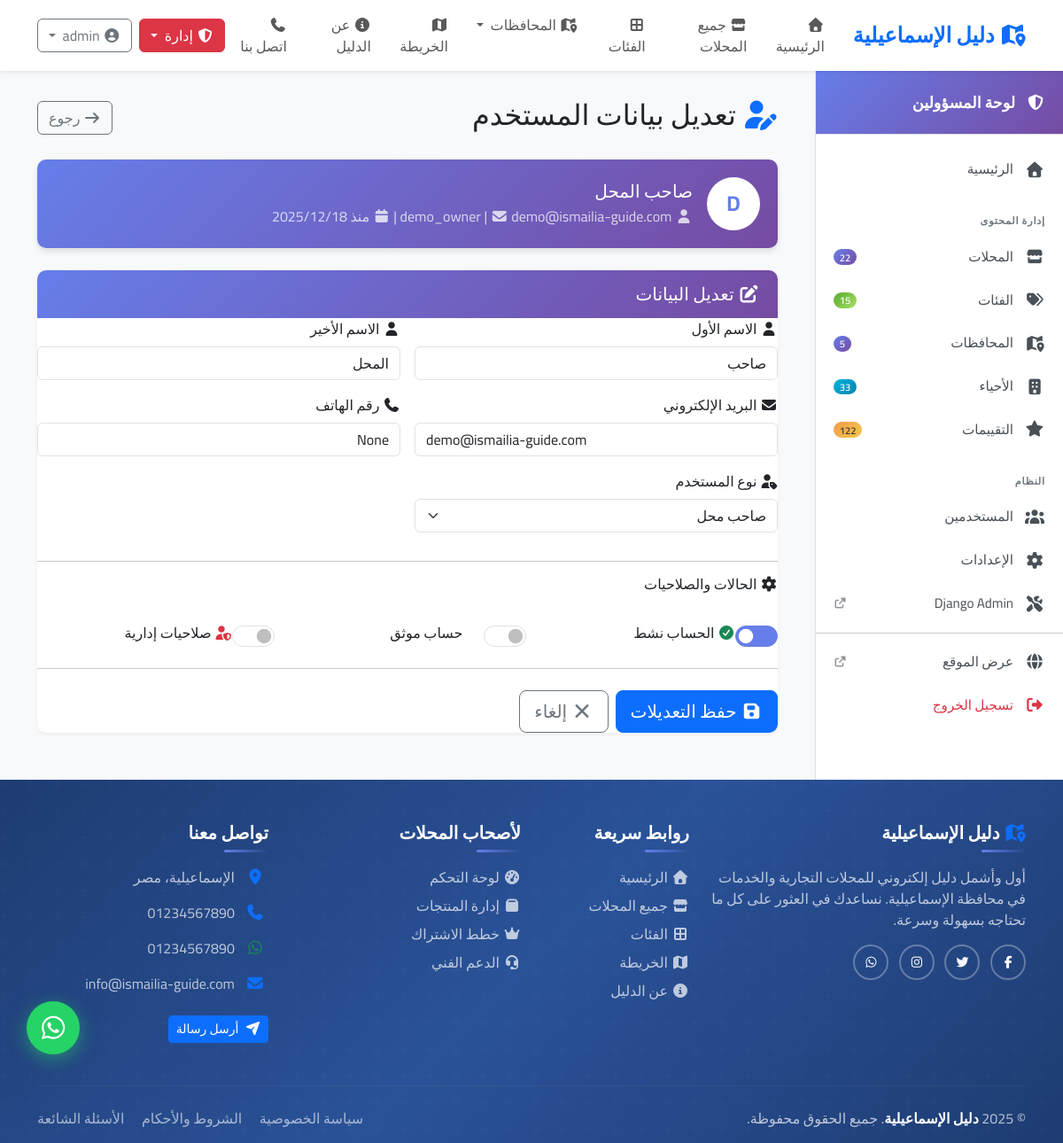
The app's page /accounts/admin/users/24/edit/ (signed in) with its own data.
### accounts/models.py (models this page shows, shortened)
class User(AbstractUser):
    USER_TYPE_CHOICES = (
        ('admin', 'مدير النظام'),
        ('vendor', 'صاحب محل'),
        ('customer', 'عميل'),
    )
    user_type = models.CharField(
        max_length=10,
        choices=USER_TYPE_CHOICES,
        default='customer',
        verbose_name='نوع المستخدم'
    )
    phone = models.CharField(
        max_length=15,
        blank=True,
        null=True,
        verbose_name='رقم الهاتف'
    )
    is_verified = models.BooleanField(
        default=False,
        verbose_name='تم التحقق'
    )
    class Meta:
        verbose_name = 'مستخدم'
        verbose_name_plural = 'المستخدمون'

### accounts/views/user_management.py (the view, shortened to what this page needs)
# urls.py: path('admin/users/<int:pk>/edit/', views.edit_user, name='edit_user'),
@login_required
@user_passes_test(lambda u: u.is_staff or u.is_superuser)
def edit_user(request, pk):
    user_obj = get_object_or_404(User, pk=pk)
    context = {
        'user_obj': user_obj,
    }
    return render(request, 'accounts/admin/edit_user.html', context)

### directory/context_processors.py (called while the page is built)
def seo_defaults(request):
    return {
        'seo': {
            'site_name': getattr(settings, 'SITE_NAME', 'دليل الإسماعيلية'),
            'title': 'دليل الإسماعيلية - دليل شامل للمحلات والخدمات',
            'description': 'دليل شامل للمحلات التجارية والخدمات في الإسماعيلية والمحافظات المجاورة',
            'keywords': 'الإسماعيلية، دليل، محلات، خدمات، مطاعم، صيدليات',
        'navbar_categories': Category.objects.filter(
            is_active=True
        ).order_by('order', 'name')[:8],
        'navbar_governorates': Governorate.objects.filter(
            is_active=True
        ).order_by('order', 'name'),
        'total_categories': Category.objects.filter(is_active=True).count(),
        'total_governorates': Governorate.objects.filter(is_active=True).count(),
        'total_districts': District.objects.filter(is_active=True).count(),
    }
        }

def navbar_context(request):
    navbar_governorates = Governorate.objects.filter(
        is_active=True
    ).annotate(
        business_count=Count(
            'district__business',
            filter=Q(
                district__business__is_active=True,
                district__business__is_verified=True
            ),
            distinct=True
        )
    ).order_by('order', 'name')[:6]
    pending_businesses_count = 0
    pending_reviews_count = 0  # ← صفر مؤقتاً
    if request.user.is_authenticated and (request.user.is_staff or request.user.is_superuser):
        pending_businesses_count = Business.objects.filter(is_verified=False).count()
    return {
        'navbar_governorates': navbar_governorates,
        'pending_businesses_count': pending_businesses_count,
        'pending_reviews_count': pending_reviews_count,
    }

### directory/converters.py (called while the page is built)
    def to_url(self, value):
        return str(value)

### templates/accounts/admin/edit_user.html (shortened to what this page needs)
{% extends 'base.html' %}
{% load static %}
{% block content %}
<div class="dashboard-wrapper">
    {% include 'includes/admin_sidebar.html' %}
    <main class="dashboard-main">
        <div class="container-fluid">
            <div class="d-flex justify-content-between align-items-center mb-4">
                <h2>
                    <i class="fas fa-user-edit text-primary"></i>
                    تعديل بيانات المستخدم
                </h2>
                <a href="{% url 'manage_users' %}" class="btn btn-outline-secondary">
                    <i class="fas fa-arrow-right"></i> رجوع
                </a>
            </div>
            <div class="user-info-card">
                <div class="d-flex align-items-center">
                    <div class="user-avatar-lg me-3">
                        {{ user_obj.username|slice:":1"|upper }}
                    </div>
                    <div>
                        <h5 class="mb-1">{{ user_obj.get_full_name|default:user_obj.username }}</h5>
                        <p class="mb-0 opacity-75">
                            <i class="fas fa-user"></i> {{ user_obj.username }} |
                            <i class="fas fa-envelope"></i> {{ user_obj.email|default:"لا يوجد" }} |
                            <i class="fas fa-calendar"></i> منذ {{ user_obj.date_joined|date:"Y/m/d" }}
                        </p>
                    </div>
                </div>
            </div>
            <div class="edit-form-card">
                <div class="card-header">
                    <h5 class="mb-0"><i class="fas fa-edit"></i> تعديل البيانات</h5>
                </div>
                <div class="card-body">
                    <form method="post">
                        <div class="row g-3">
                            <div class="col-md-6">
                                <label class="form-label">
                                    <i class="fas fa-user"></i> الاسم الأول
                                </label>
                                <input type="text" name="first_name" class="form-control"
                                       value="{{ user_obj.first_name }}" required>
                            </div>
                            <div class="col-md-6">
                                <label class="form-label">
                                    <i class="fas fa-user"></i> الاسم الأخير
                                </label>
                                <input type="text" name="last_name" class="form-control"
                                       value="{{ user_obj.last_name }}" required>
                            </div>
                            <div class="col-md-6">
                                <label class="form-label">
                                    <i class="fas fa-envelope"></i> البريد الإلكتروني
                                </label>
                                <input type="email" name="email" class="form-control"
                                       value="{{ user_obj.email }}">
                            </div>
                            <div class="col-md-6">
                                <label class="form-label">
                                    <i class="fas fa-phone"></i> رقم الهاتف
                                </label>
                                <input type="text" name="phone" class="form-control"
                                       value="{{ user_obj.phone }}">
                            </div>
                            <div class="col-md-6">
                                <label class="form-label">
                                    <i class="fas fa-user-tag"></i> نوع المستخدم
                                </label>
                                <select name="user_type" class="form-select" required>
                                    <option value="vendor" {% if user_obj.user_type == 'vendor' %}selected{% endif %}>صاحب محل</option>
                                </select>
                            </div>
                            <div class="col-12">
                                <hr class="my-3">
                                <h6 class="mb-3">
                                    <i class="fas fa-cog"></i> الحالات والصلاحيات
                                </h6>
                            </div>
                            <div class="col-md-4">
                                <div class="form-check form-switch">
                                    <input class="form-check-input" type="checkbox" name="is_active"
                                           id="is_active" {% if user_obj.is_active %}checked{% endif %}>
                                    <label class="form-check-label" for="is_active">
                                        <i class="fas fa-check-circle text-success"></i> الحساب نشط
                                    </label>
                                </div>
                            </div>
                            <div class="col-md-4">
                                <div class="form-check form-switch">
                                    <input class="form-check-input" type="checkbox" name="is_verified"
                                           id="is_verified" {% if user_obj.is_verified %}checked{% endif %}>
                                    <label class="form-check-label" for="is_verified">
                                         حساب موثق
                                    </label>
                                </div>
                            </div>
                            <div class="col-md-4">
                                <div class="form-check form-switch">
                                    <input class="form-check-input" type="checkbox" name="is_staff"
                                           id="is_staff" {% if user_obj.is_staff %}checked{% endif %}>
                                    <label class="form-check-label" for="is_staff">
                                        <i class="fas fa-user-shield text-danger"></i> صلاحيات إدارية
                                    </label>
                                </div>
                            </div>
                        </div>
                        <hr class="my-4">
                        <div class="d-flex gap-2">
                            <button type="submit" class="btn btn-primary btn-lg">
                                <i class="fas fa-save"></i> حفظ التعديلات
                            </button>
                            <a href="{% url 'manage_users' %}" class="btn btn-outline-secondary btn-lg">
                                <i class="fas fa-times"></i> إلغاء
                            </a>
                        </div>
                    </form>
                </div>
            </div>
        </div>
    </main>
</div>
{% endblock %}

### static/css/style.css (style rules this page uses)
body, h1, h2, h3, h4, h5, h6, p, a, button, input, textarea, select, label, span, div { font-family: 'Cairo', sans-serif; }
body { background-color: #f8f9fa; min-height: 100vh; display: flex; flex-direction: column; }
main { flex: 1; }

### static/css/animations.css (style rules this page uses)
html { scroll-behavior: smooth; }

### templates/base.html (style rules this page uses)
* { font-family: 'Cairo', sans-serif; }
html { scroll-behavior: smooth; height: 100%; }
body { min-height: 100%; display: flex; flex-direction: column; background-color: #f8f9fa; margin: 0; padding: 0; }

### templates/accounts/admin/edit_user.html (style rules this page uses)
.dashboard-wrapper { display: flex; min-height: 100vh; background: #f8f9fa; }
.dashboard-main { flex: 1; padding: 30px; overflow-x: hidden; max-width: calc(100% - 280px); }
.user-info-card { background: linear-gradient(135deg, #667eea 0%, #764ba2 100%); color: white; border-radius: 10px; padding: 20px; margin-bottom: 25px; box-shadow: 0 4px 6px rgba(0,0,0,0.1); }
.user-avatar-lg { width: 60px; height: 60px; border-radius: 50%; background: white; color: #667eea; display: flex; align-items: center; justify-content: center; font-size: 1.5rem; font-weight: bold; border: 3px solid rgba(255,255,255,0.3); }
.edit-form-card { background: white; border-radius: 10px; box-shadow: 0 2px 4px rgba(0,0,0,0.05); overflow: hidden; }
.edit-form-card .card-header { background: linear-gradient(135deg, #667eea 0%, #764ba2 100%); color: white; padding: 15px 20px; border: none; }
.form-switch .form-check-input { width: 3em; height: 1.5em; }
.form-switch .form-check-input:checked { background-color: #667eea; border-color: #667eea; }

### templates/includes/navbar.html (style rules this page uses)
.btn { transition: all 0.3s ease; }

### records on screen
User: username "D", get_full_name "صاحب المحل", username "demo_owner", date_joined "2025/12/18", first_name "صاحب", last_name "المحل", email "demo@ismailia-guide.com", phone "None", user_type "صاحب محل", is_active "☑"

### other values on screen
{{ stats.total_businesses|default:0 }} "22"
{{ stats.total_categories|default:0 }} "15"
{{ stats.total_governorates|default:0 }} "5"
{{ stats.total_districts|default:0 }} "33"
{{ stats.total_reviews|default:0 }} "122"
